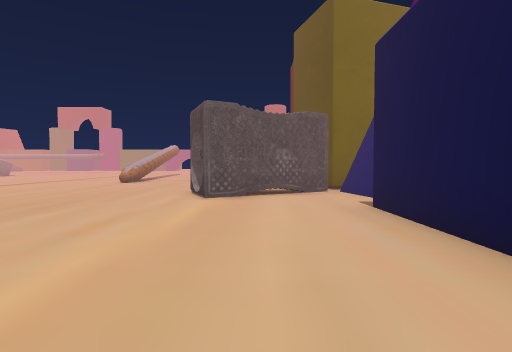
[1] (above)

19 first-person views from a walk through a 3-D level made in the Unity game engine. The camera is 1.4 m above the floor, tilts 2° down and sees 80° across. The floor is counted in squares, 2 m on a side. Each view is taken from the middle of a square. On the plan, view 1 faces up. The plan holds only what a view shows up to about 10 squares ahead; the rest is blank. The place goes on beyond the plan. Some surface patterns are stand-ins.

[2]
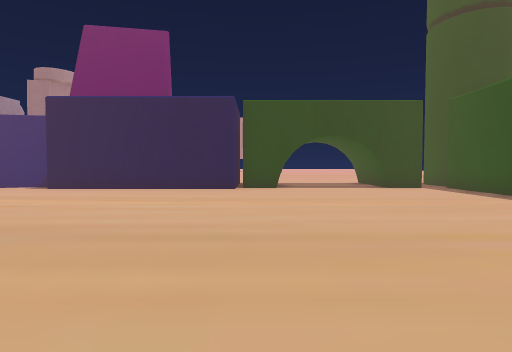

[3]
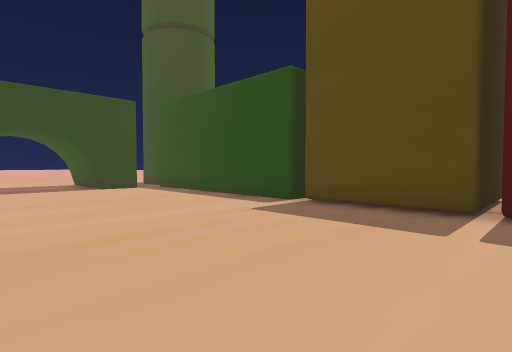

[4]
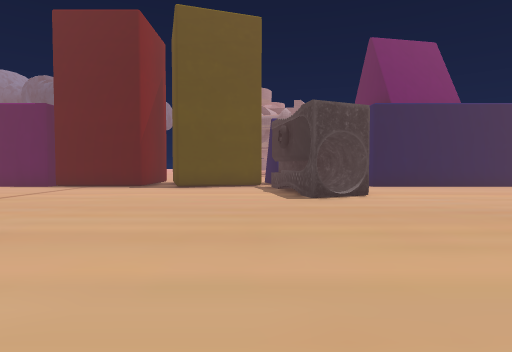

[5]
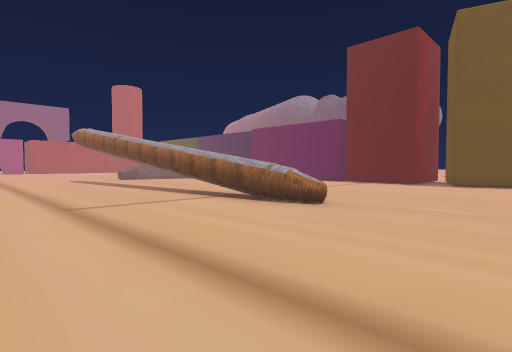

[6]
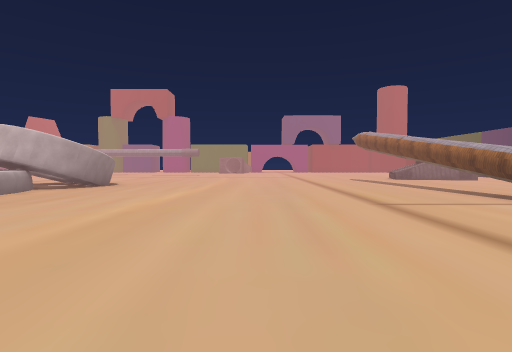

[7]
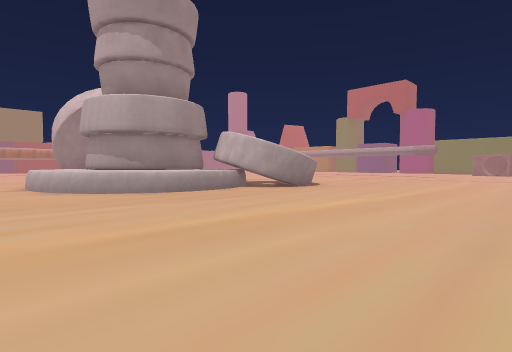

[8]
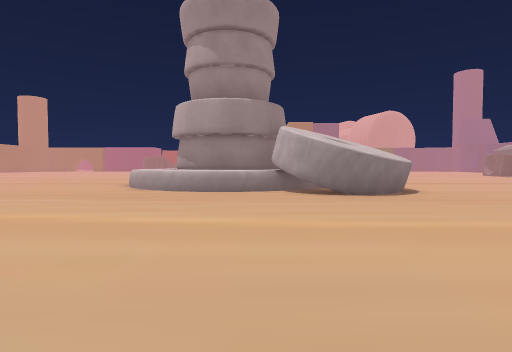

[9]
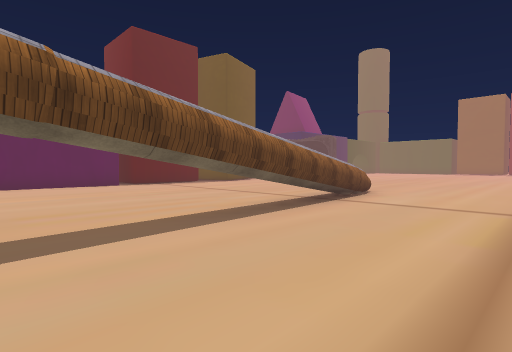

[10]
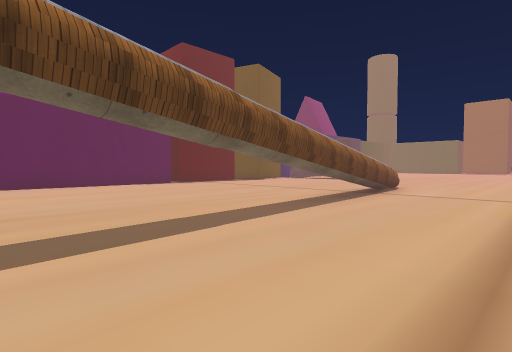

[11]
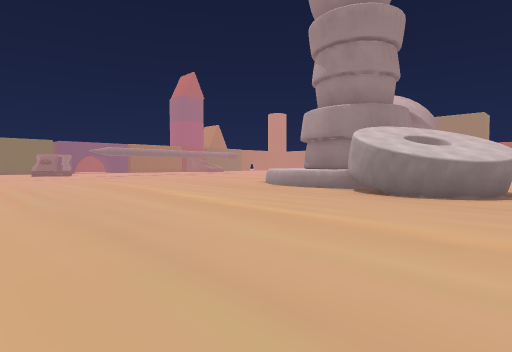

[12]
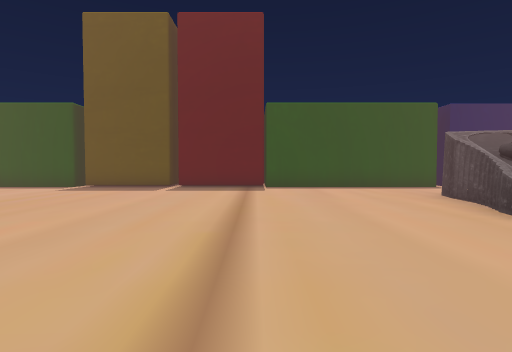

[13]
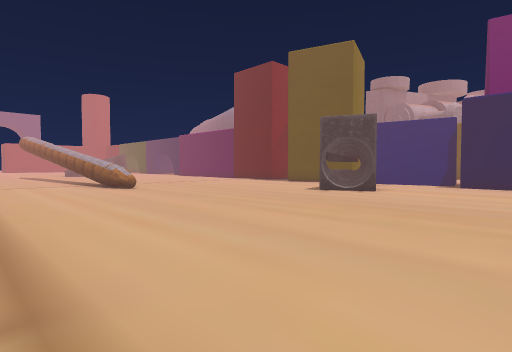

[14]
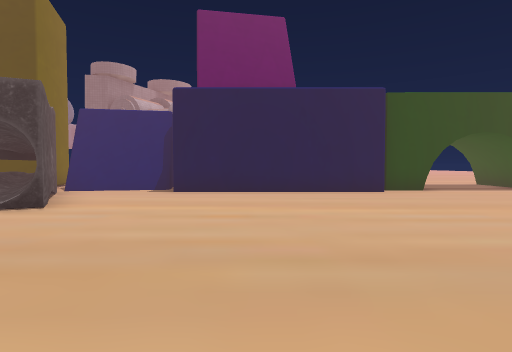

[15]
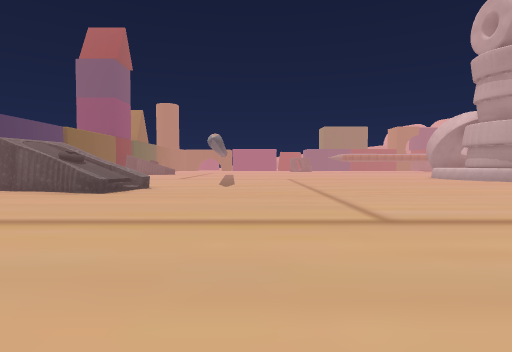

[16]
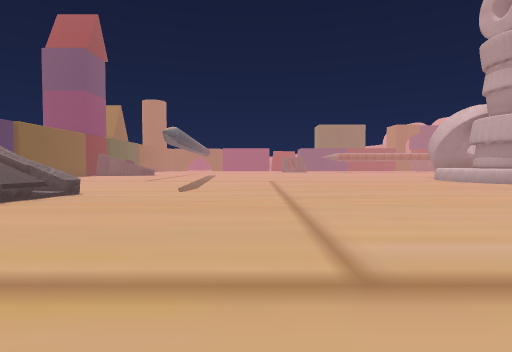

[17]
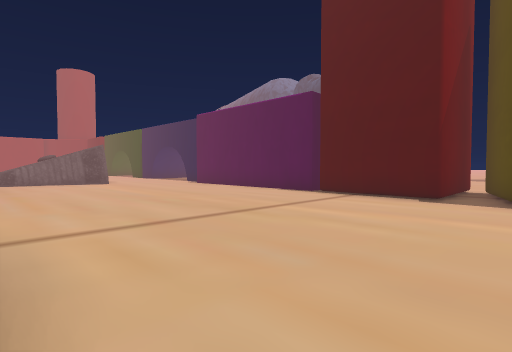

[18]
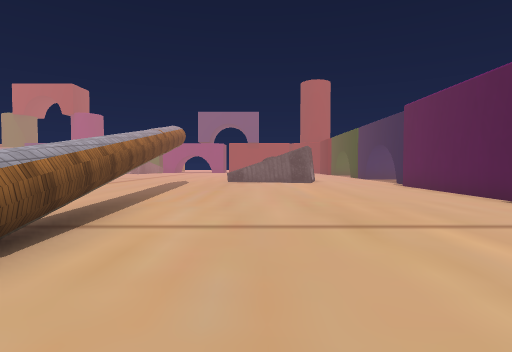

[19]
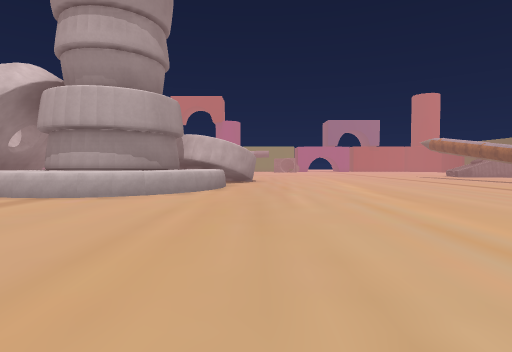

### Floor plan
Key: @ floor where view 1 was taken; # wall or solid block; . floor; ^ raised ledge; O other object.
Columns run from 19 left of view 1 to 5 right of it. Each row starts with its distance up from view 1.
 22  .................
 21  ##..................#
 20  ###.................#
 19 ####.................#
 18 ###..........#.......#
 17 #^^..........#.......#
 16 #^^..........##......#
 15 #^^..........##......#
 14 ^^............#......#
 13 ^.............^......###.
 12 ..............^.......##.
 11 .....................###
 10 .....................###
  9 .....................##
  8  ........ ........OOOO#
  7   ................OO..#
  6   ....................##
  5   ...................##
  4   ...................#
  3   ...................#
  2   ...................#
  1   ...................#
  0   .................@.##
 -1   ...OO...............#
 -2      OO...............#
 -3     OOO..................
 -4      O...................
 -5      .................##
 -6      .................#
 -7     ###################
 -8              #

Where each view was taken, in squares from view 1:
view 1: 0 up, 0 right, facing up
view 2: 1 down, 7 left, facing right
view 3: 2 down, 7 left, facing down-right
view 4: 9 up, 8 left, facing right
view 5: 9 up, 10 left, facing up-right
view 6: 9 up, 11 left, facing up
view 7: 11 up, 10 left, facing up-left
view 8: 17 up, 9 left, facing left
view 9: 20 up, 9 left, facing down-right
view 10: 22 up, 9 left, facing down-right
view 11: 22 up, 9 left, facing down-left
view 12: 3 up, 9 left, facing down
view 13: 3 up, 9 left, facing up-right
view 14: 3 up, 6 left, facing right
view 15: 3 up, 5 left, facing left
view 16: 4 up, 7 left, facing left
view 17: 11 up, 5 left, facing up-right
view 18: 11 up, 3 left, facing up
view 19: 6 up, 16 left, facing up
